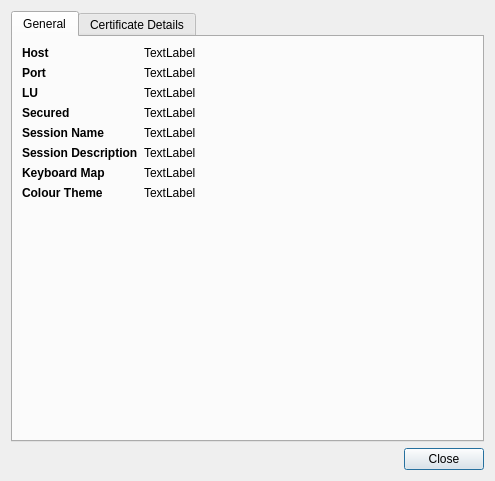
<?xml version="1.0" encoding="UTF-8"?>
<ui version="4.0">
 <class>ConnectionDetails</class>
 <widget class="QDialog" name="ConnectionDetails">
  <property name="geometry">
   <rect>
    <x>0</x>
    <y>0</y>
    <width>495</width>
    <height>481</height>
   </rect>
  </property>
  <property name="windowTitle">
   <string>Display Connection Information</string>
  </property>
  <layout class="QVBoxLayout">
   <property name="sizeConstraint">
    <enum>QLayout::SizeConstraint::SetDefaultConstraint</enum>
   </property>
   <item>
    <widget class="QTabWidget" name="tabWidget">
     <property name="currentIndex">
      <number>0</number>
     </property>
     <widget class="QWidget" name="General">
      <attribute name="title">
       <string>General</string>
      </attribute>
      <layout class="QFormLayout" name="formLayout">
       <item row="0" column="0">
        <widget class="QLabel" name="label">
         <property name="font">
          <font>
           <bold>true</bold>
          </font>
         </property>
         <property name="text">
          <string>Host</string>
         </property>
        </widget>
       </item>
       <item row="0" column="1">
        <widget class="QLabel" name="hostname">
         <property name="text">
          <string>TextLabel</string>
         </property>
        </widget>
       </item>
       <item row="1" column="0">
        <widget class="QLabel" name="label_4">
         <property name="font">
          <font>
           <bold>true</bold>
          </font>
         </property>
         <property name="text">
          <string>Port</string>
         </property>
        </widget>
       </item>
       <item row="1" column="1">
        <widget class="QLabel" name="port">
         <property name="text">
          <string>TextLabel</string>
         </property>
        </widget>
       </item>
       <item row="2" column="0">
        <widget class="QLabel" name="label_5">
         <property name="font">
          <font>
           <bold>true</bold>
          </font>
         </property>
         <property name="text">
          <string>LU</string>
         </property>
        </widget>
       </item>
       <item row="2" column="1">
        <widget class="QLabel" name="logicalunit">
         <property name="text">
          <string>TextLabel</string>
         </property>
        </widget>
       </item>
       <item row="3" column="0">
        <widget class="QLabel" name="label_6">
         <property name="font">
          <font>
           <bold>true</bold>
          </font>
         </property>
         <property name="text">
          <string>Secured</string>
         </property>
        </widget>
       </item>
       <item row="3" column="1">
        <widget class="QLabel" name="secure">
         <property name="text">
          <string>TextLabel</string>
         </property>
        </widget>
       </item>
       <item row="4" column="0">
        <widget class="QLabel" name="label_7">
         <property name="font">
          <font>
           <bold>true</bold>
          </font>
         </property>
         <property name="text">
          <string>Session Name</string>
         </property>
        </widget>
       </item>
       <item row="4" column="1">
        <widget class="QLabel" name="session">
         <property name="text">
          <string>TextLabel</string>
         </property>
        </widget>
       </item>
       <item row="6" column="0">
        <widget class="QLabel" name="label_8">
         <property name="font">
          <font>
           <bold>true</bold>
          </font>
         </property>
         <property name="text">
          <string>Keyboard Map</string>
         </property>
        </widget>
       </item>
       <item row="6" column="1">
        <widget class="QLabel" name="keyboardTheme">
         <property name="text">
          <string>TextLabel</string>
         </property>
        </widget>
       </item>
       <item row="7" column="0">
        <widget class="QLabel" name="label_10">
         <property name="font">
          <font>
           <bold>true</bold>
          </font>
         </property>
         <property name="text">
          <string>Colour Theme</string>
         </property>
        </widget>
       </item>
       <item row="7" column="1">
        <widget class="QLabel" name="colourTheme">
         <property name="text">
          <string>TextLabel</string>
         </property>
        </widget>
       </item>
       <item row="5" column="0">
        <widget class="QLabel" name="label_12">
         <property name="font">
          <font>
           <bold>true</bold>
          </font>
         </property>
         <property name="text">
          <string>Session Description</string>
         </property>
        </widget>
       </item>
       <item row="5" column="1">
        <widget class="QLabel" name="description">
         <property name="text">
          <string>TextLabel</string>
         </property>
        </widget>
       </item>
      </layout>
     </widget>
     <widget class="QWidget" name="Details">
      <attribute name="title">
       <string>Certificate Details</string>
      </attribute>
      <layout class="QVBoxLayout" name="verticalLayout_2">
       <item>
        <layout class="QHBoxLayout" name="horizontalLayout_3">
         <item>
          <widget class="QLabel" name="label_3">
           <property name="text">
            <string>Certificate</string>
           </property>
          </widget>
         </item>
         <item>
          <widget class="QComboBox" name="certificateList"/>
         </item>
        </layout>
       </item>
       <item>
        <widget class="QLabel" name="label_2">
         <property name="text">
          <string>Certificate Details</string>
         </property>
        </widget>
       </item>
       <item>
        <widget class="QTableWidget" name="certificateDetails">
         <property name="lineWidth">
          <number>0</number>
         </property>
         <property name="horizontalScrollBarPolicy">
          <enum>Qt::ScrollBarPolicy::ScrollBarAlwaysOff</enum>
         </property>
         <property name="editTriggers">
          <set>QAbstractItemView::EditTrigger::NoEditTriggers</set>
         </property>
         <property name="showDropIndicator" stdset="0">
          <bool>false</bool>
         </property>
         <property name="dragDropOverwriteMode">
          <bool>false</bool>
         </property>
         <property name="selectionMode">
          <enum>QAbstractItemView::SelectionMode::SingleSelection</enum>
         </property>
         <property name="selectionBehavior">
          <enum>QAbstractItemView::SelectionBehavior::SelectRows</enum>
         </property>
         <property name="textElideMode">
          <enum>Qt::TextElideMode::ElideNone</enum>
         </property>
         <property name="showGrid">
          <bool>true</bool>
         </property>
         <property name="gridStyle">
          <enum>Qt::PenStyle::NoPen</enum>
         </property>
         <property name="columnCount">
          <number>2</number>
         </property>
         <attribute name="horizontalHeaderVisible">
          <bool>false</bool>
         </attribute>
         <attribute name="horizontalHeaderCascadingSectionResizes">
          <bool>true</bool>
         </attribute>
         <attribute name="horizontalHeaderDefaultSectionSize">
          <number>232</number>
         </attribute>
         <attribute name="horizontalHeaderShowSortIndicator" stdset="0">
          <bool>false</bool>
         </attribute>
         <attribute name="horizontalHeaderStretchLastSection">
          <bool>true</bool>
         </attribute>
         <attribute name="verticalHeaderVisible">
          <bool>false</bool>
         </attribute>
         <column>
          <property name="text">
           <string>Field</string>
          </property>
         </column>
         <column>
          <property name="text">
           <string>Value</string>
          </property>
         </column>
        </widget>
       </item>
       <item>
        <widget class="QLabel" name="CertificateField">
         <property name="text">
          <string>TextLabel</string>
         </property>
        </widget>
       </item>
       <item>
        <widget class="QTextBrowser" name="certificateFieldDetail"/>
       </item>
      </layout>
     </widget>
    </widget>
   </item>
   <item>
    <layout class="QHBoxLayout">
     <property name="sizeConstraint">
      <enum>QLayout::SizeConstraint::SetDefaultConstraint</enum>
     </property>
     <item>
      <spacer>
       <property name="orientation">
        <enum>Qt::Orientation::Horizontal</enum>
       </property>
       <property name="sizeHint" stdset="0">
        <size>
         <width>40</width>
         <height>20</height>
        </size>
       </property>
      </spacer>
     </item>
     <item>
      <widget class="QDialogButtonBox" name="buttonBox">
       <property name="standardButtons">
        <set>QDialogButtonBox::StandardButton::Close</set>
       </property>
      </widget>
     </item>
    </layout>
   </item>
  </layout>
 </widget>
 <resources/>
 <connections>
  <connection>
   <sender>buttonBox</sender>
   <signal>clicked(QAbstractButton*)</signal>
   <receiver>ConnectionDetails</receiver>
   <slot>accept()</slot>
   <hints>
    <hint type="sourcelabel">
     <x>343</x>
     <y>374</y>
    </hint>
    <hint type="destinationlabel">
     <x>352</x>
     <y>422</y>
    </hint>
   </hints>
  </connection>
  <connection>
   <sender>certificateDetails</sender>
   <signal>itemClicked(QTableWidgetItem*)</signal>
   <receiver>ConnectionDetails</receiver>
   <slot>itemClicked(QTableWidgetItem*)</slot>
   <hints>
    <hint type="sourcelabel">
     <x>247</x>
     <y>184</y>
    </hint>
    <hint type="destinationlabel">
     <x>247</x>
     <y>240</y>
    </hint>
   </hints>
  </connection>
 </connections>
 <slots>
  <slot>itemClicked(QTableWidgetItem*)</slot>
 </slots>
</ui>
